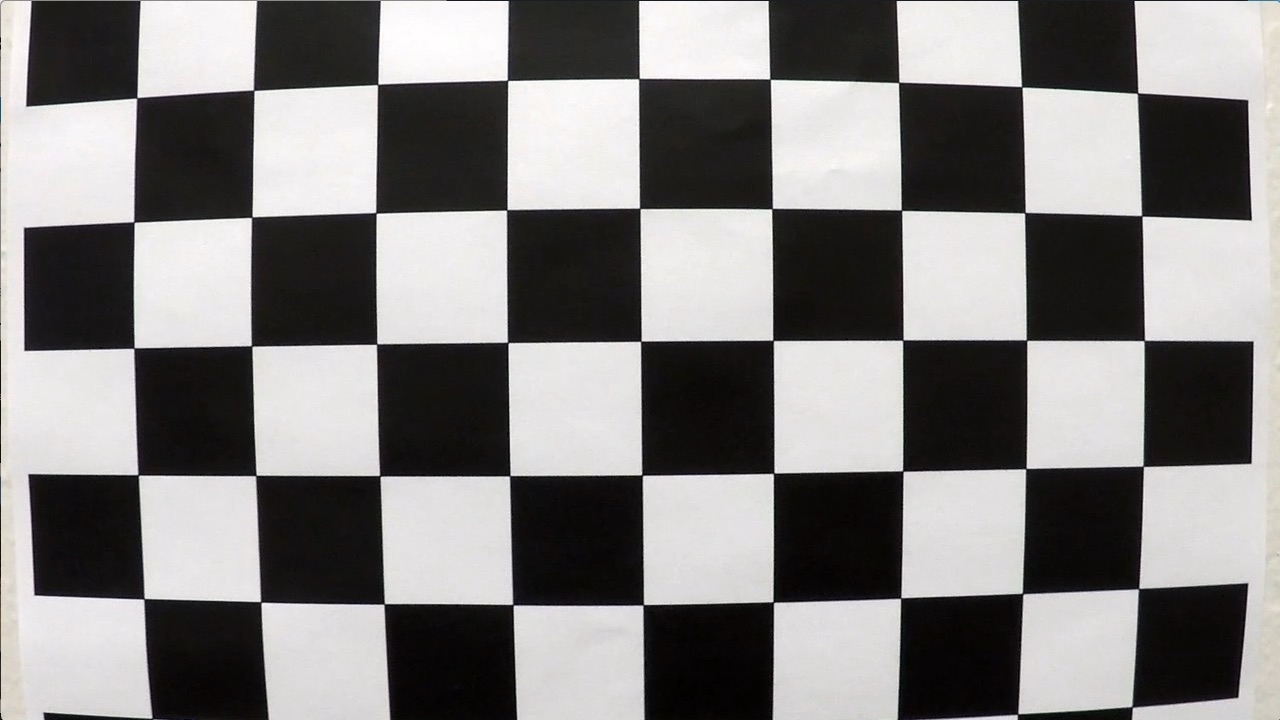
#> input picture camera_cal/calibration1.jpg, 1280 x 720 px; its folder holds 5 pictures in this run
$ python generate_images.py   (older library calls are emulated)
#> lines starting #> are read from the running program, lines starting #| are printed output that depends on the picture; after the words box and inside, x2 and y2 are one past the last pixel; in counts of white or black regions, pixels touching at a corner belong together
### p4.py
import cv2
import numpy as np
import matplotlib.pyplot as plt
import glob
from moviepy.editor import VideoFileClip
import pickle
import os.path

def calibrate_camera(plot=False):
    """Calibrate camera based on chessboard images"""

    # See if we have stored calibration info previously
    calfile = 'camera_cal.pkl'
    if os.path.isfile(calfile):
        data = pickle.load(open(calfile, 'rb'))
        return data[0],data[1]

    # Set up object points
    nx = 9
    ny = 6

    objpoints, imgpoints = [], []

    for imgfile in glob.glob('camera_cal/cal*.jpg'):
        # Read image and convert to grayscale
        img = plt.imread(imgfile)
        gray = cv2.cvtColor(img, cv2.COLOR_RGB2GRAY)

        # Object points
        objp = np.zeros((nx*ny, 3))
        objp[:, :2] = np.mgrid[0:nx, 0:ny].T.reshape(-1, 2)

        # Image points
        ret, corners = cv2.findChessboardCorners(gray, (nx, ny), None)
        print("Calibrating with {:20} returned {}".format(imgfile, ret))

        if ret:
            objpoints.append(objp.astype('float32'))
            imgpoints.append(corners.astype('float32'))

            # Plot if requested
            if plot:
                img = cv2.drawChessboardCorners(img, (nx,ny), corners, ret)
                plt.imshow(img)
                plt.show()

    # Now calibrate camera
    ret, mtx, dist, rvecs, tvecs = cv2.calibrateCamera(objpoints, imgpoints, img.shape[:2],None,None)

    # Store in calfile for future
    data = [mtx,dist]
    pickle.dump(data, open(calfile, 'wb'))

    return mtx, dist


def undistort_image(img, mtx, dist):
    """Returns an undistorted image given camera matrix and distortion coeffs"""
    return cv2.undistort(img,mtx,dist,None,mtx)

def transform_binary(img, sobel_kernel=3, s_thresh=(150, 255), sx_thresh=(20, 100)):
    """Canny-like transform to binary image"""

    # Convert to HSV color space and separate the V channel
    hls = cv2.cvtColor(img, cv2.COLOR_RGB2HLS).astype(np.float)
    l_channel = hls[:, :, 1]
    s_channel = hls[:, :, 2]

    # Sobel
    sobelx = cv2.Sobel(l_channel, cv2.CV_64F, 1, 0, ksize=sobel_kernel) # Take the derivative in x
    #sobely = cv2.Sobel(l_channel, cv2.CV_64F, 0, 1, ksize=sobel_kernel) # Take the derivative in y

    abs_sobelx = np.absolute(sobelx) # Absolute x derivative to accentuate lines away from horizontal
    scaled_sobel = np.uint8(255*abs_sobelx/np.max(abs_sobelx))

    # Threshold x gradient
    sxbinary = np.zeros_like(scaled_sobel)
    sxbinary[(scaled_sobel >= sx_thresh[0]) & (scaled_sobel <= sx_thresh[1])] = 1

    # Threshold color channel
    s_binary = np.zeros_like(s_channel)
    s_binary[(s_channel >= s_thresh[0]) & (s_channel <= s_thresh[1])] = 1

    combined_binary = np.zeros_like(s_binary,np.uint8)
    combined_binary[(s_binary == 1) | (sxbinary == 1)] = 255

    color_binary = np.dstack((combined_binary,combined_binary,combined_binary))

    # pick from colors

    # hls = cv2.cvtColor(img, cv2.COLOR_RGB2HLS)
    # yellow = cv2.inRange(hls,(10,0,200),(40,200,255))
    # white =  cv2.inRange(hls,(10,200,150),(40,250,255))

    hsv = cv2.cvtColor(img, cv2.COLOR_RGB2HSV)
    yellow = cv2.inRange(hsv,(0,100,100),(50,255,255))
    white =  cv2.inRange(hsv,(20,0,180),(255,80,255))
    yw = yellow | white | combined_binary
    yw_color = np.dstack((yw,yw,yw))

    return yw_color #color_binary

def perspective_transform(xsize,ysize):
    """Transforms the camera image to top-down view"""
    # src = np.float32(
    #     [[610, 440],
    #      [670, 440],
    #      [1041, 678],
    #      [265, 678]])

    x1 = 580
    x2 = 265
    y1 = 460
    y2 = 40
    src = np.float32(
        [[x1, y1],
         [xsize-x1, y1],
         [xsize-x2+35, ysize-y2],
         [x2, ysize-y2]])

    xoff, yoff = 300, 0
    dst = np.float32(
        [[xoff, yoff],
         [xsize-xoff, yoff],
         [xsize-xoff, ysize-yoff],
         [xoff, ysize-yoff]])
    M = cv2.getPerspectiveTransform(src, dst)
    Minv = cv2.getPerspectiveTransform(dst, src)

    return M, Minv, src, dst

# [24 lines left out: function detect_lanelines_near, not called in this run]

def detect_lanelines_swin(binary_warped):
    """This part of the code was based on Udacity module content"""
    # Assuming you have created a warped binary image called "binary_warped"

    ny, nx = binary_warped.shape

    # Take a histogram of the bottom half of the image
    histogram = np.sum(binary_warped[int(0.75*ny):, :], axis=0)

    # Create an output image to draw on and  visualize the result
    out_img = np.dstack((binary_warped, binary_warped, binary_warped)) #* 255

    # Find the peak of the left and right halves of the histogram
    # These will be the starting point for the left and right lines
    midpoint = np.int(histogram.shape[0] / 2)
    leftx_base = np.argmax(histogram[:midpoint])
    rightx_base = np.argmax(histogram[midpoint:]) + midpoint

    # Space out base points
    if abs((rightx_base-leftx_base)-680) > 50:
        rightx_base = leftx_base + 680

    # Choose the number of sliding windows
    nwindows = 11

    # Set height of windows
    window_height = np.int(binary_warped.shape[0] / nwindows)

    # Identify the x and y positions of all nonzero pixels in the image
    nonzero = binary_warped.nonzero()
    nonzeroy = np.array(nonzero[0])
    nonzerox = np.array(nonzero[1])

    # Current positions to be updated for each window
    leftx_current = leftx_base
    rightx_current = rightx_base

    # Set the width of the windows +/- margin
    margin = 100

    # Set minimum number of pixels found to recenter window
    minpix = 50

    # Create empty lists to receive left and right lane pixel indices
    left_lane_inds = []
    right_lane_inds = []

    # Step through the windows one by one
    count, lcount, rcount = 0, 0, 0
    for window in range(nwindows):
        count += 1
        # Identify window boundaries in x and y (and right and left)
        win_y_low = binary_warped.shape[0] - (window + 1) * window_height
        win_y_high = binary_warped.shape[0] - window * window_height
        win_xleft_low = leftx_current - margin
        win_xleft_high = leftx_current + margin
        win_xright_low = rightx_current - margin
        win_xright_high = rightx_current + margin

        # Draw the windows on the visualization image
        cv2.rectangle(out_img, (win_xleft_low, win_y_low), (win_xleft_high, win_y_high), (0, 255, 0), 2)
        cv2.rectangle(out_img, (win_xright_low, win_y_low), (win_xright_high, win_y_high), (0, 255, 0), 2)

        # Identify the nonzero pixels in x and y within the window
        good_left_inds = ((nonzeroy >= win_y_low) &
                          (nonzeroy < win_y_high) &
                          (nonzerox >= win_xleft_low) &
                          (nonzerox < win_xleft_high)).nonzero()[0]

        good_right_inds = ((nonzeroy >= win_y_low) &
                           (nonzeroy < win_y_high) &
                           (nonzerox >= win_xright_low) &
                           (nonzerox < win_xright_high)).nonzero()[0]

        # Append these indices to the lists
        left_lane_inds.append(good_left_inds)
        right_lane_inds.append(good_right_inds)

        # If you found > minpix pixels, recenter next window on their mean position
        if len(good_left_inds) > minpix:
            leftx_current = np.int(np.mean(nonzerox[good_left_inds]))
        if len(good_right_inds) > minpix:
            rightx_current = np.int(np.mean(nonzerox[good_right_inds]))

        lcount += len(good_left_inds)
        rcount += len(good_right_inds)
        #print("Window #{}, Lpixels = {}, Rpixels = {}".format(count,lcount,rcount))
        #if lcount>20000 or rcount>20000:
        #    break
        if win_xleft_low<=5 or win_xright_high>=(nx-5):
            break

    # Concatenate the arrays of indices
    left_lane_inds = np.concatenate(left_lane_inds)
    right_lane_inds = np.concatenate(right_lane_inds)

    # Extract left and right line pixel positions
    leftx = nonzerox[left_lane_inds]
    lefty = nonzeroy[left_lane_inds]
    rightx = nonzerox[right_lane_inds]
    righty = nonzeroy[right_lane_inds]

    # Fit a second order polynomial to each
    try:
        left_fit = np.polyfit(lefty, leftx, 2)
        right_fit = np.polyfit(righty, rightx, 2)
        #print(left_fit,right_fit)
    except TypeError:
        left_fit = [0.0, 0.0, -200.0]
        right_fit = [0.0, 0.0, 450.0]

    return left_fit, right_fit, out_img, len(leftx), len(lefty)

def static_vars(**kwargs):
    def decorate(func):
        for k in kwargs:
            setattr(func, k, kwargs[k])
        return func
    return decorate

@static_vars(old_left_fit=None, old_right_fit=None, old_nleft=0, old_nright=0)
def detect_lanelines(binary_warped,alpha=1.0,average_curves=True):
    olf = detect_lanelines.old_left_fit
    orf = detect_lanelines.old_right_fit

    # The lane-detection frmo previous curve does not work properly when there is too much deviation
    #left_fit, right_fit, out_img = detect_lanelines_near(binary_warped, olf, orf)

    # Detect using moving windows
    left_fit, right_fit, out_img, nleft, nright = detect_lanelines_swin(binary_warped)

    if olf is None or orf is None:
        olf = left_fit
        orf = right_fit

    pix_threshold1 = 15000
    pix_threshold2 = 10000
    lane_width = 680
    if nleft>pix_threshold1 and nright>pix_threshold1:
        # Very good confidence in both curves
        left_fit[0] = np.average([left_fit[0],right_fit[0]])
        right_fit[0] = left_fit[0]
        left_fit[1] = np.average([left_fit[1],right_fit[1]])
        right_fit[1] = left_fit[1]

        # Don't get lanes shift too much
        center = np.average([left_fit[2],right_fit[2]])
        left_fit[2] = center - lane_width/2.0
        right_fit[2] = center + lane_width/2.0
    elif nleft>pix_threshold2:
        # Good confidence in left curve
        right_fit[:2] = left_fit[:2]
        right_fit[2] = left_fit[2] + lane_width

    elif nright>pix_threshold2:
        # Good confidence in right curve
        left_fit[:2] = right_fit[:2]
        left_fit[2] = right_fit[2] - lane_width

    else:
        # No confidence in either. Use old values
        left_fit = olf
        right_fit = orf

    detect_lanelines.old_left_fit = left_fit
    detect_lanelines.old_right_fit = right_fit
    detect_lanelines.old_nleft = nleft
    detect_lanelines.old_nright = nright


    return left_fit, right_fit, out_img

# [22 lines left out: function curvature, not called in this run]


def overlay_lane(undistorted, left_fit, right_fit, Minv):

    ny, nx, nc = undistorted.shape

    lfit = lambda y: left_fit[0] * (y**2) + left_fit[1] * y + left_fit[2]
    rfit = lambda y: right_fit[0] * (y**2) + right_fit[1] * y + right_fit[2]

    # Generate x and y values for plotting
    ybar = np.linspace(0, undistorted.shape[0] - 1, undistorted.shape[0])
    lxbar = lfit(ybar)
    rxbar = rfit(ybar)

    # Generate an overlay from left and right lanes
    n = len(ybar)
    polypoints = np.zeros((2*n, 2))
    polypoints[:n, 0] = lxbar
    polypoints[:n, 1] = ybar
    polypoints[n:, 0] = rxbar[-1::-1]
    polypoints[n:, 1] = ybar[-1::-1]

    overlay = np.zeros_like(undistorted)
    output = undistorted.copy()

    cv2.fillPoly(overlay, np.int32([polypoints]), (0, 255, 0))

    # Draw lane lines
    for i in range(n-1):
        x1,y1 = np.int(lxbar[i]), np.int(ybar[i])
        x2,y2 = np.int(lxbar[i+1]),np.int(ybar[i+1])
        cv2.line(overlay, (x1, y1), (x2, y2),(255,255,255),30)
        x1,y1 = np.int(rxbar[i]), np.int(ybar[i])
        x2,y2 = np.int(rxbar[i+1]),np.int(ybar[i+1])
        cv2.line(overlay, (x1, y1), (x2, y2),(255,255,255),30)

    # Draw offset points
    y0 = ny-5
    x0 = np.int(0.5*(lfit(y0) + rfit(y0)))
    cv2.drawMarker(overlay,(x0,y0),(255,0,0),cv2.MARKER_TRIANGLE_UP,
                  markerSize=10, thickness=1, line_type=cv2.LINE_AA)

    y1 = ny-5
    x1 = np.int(nx/2)+25
    cv2.drawMarker(overlay, (x1, y1), (0, 0, 255), cv2.MARKER_CROSS,
                   markerSize=5, thickness=1, line_type=cv2.LINE_AA)

    xfac = 3.7/700 # Pixel to meters (Y)
    yfac = 100.0/720 # Pixel to meters (X)
    offset_distance = np.round((x0-x1)*xfac,2)

    # Curvature
    yvals = np.array([ny, 0.75*ny, 0.5*ny])
    xvals = lfit(yvals)

    xnew = xvals*xfac
    ynew = yvals*yfac
    fitnew = np.polyfit(ynew,xnew,2)

    A = fitnew[0]
    B = fitnew[1]
    yeval = y1*yfac/2.0

    rcurve = ((1 + (2*A*yeval+B)**2)**1.5) / np.absolute(2*A)
    rcurve = np.round(rcurve,2)
    overlay_unwarp = cv2.warpPerspective(overlay, Minv, (nx, ny), flags=cv2.INTER_LINEAR)

    # apply the overlay
    overlaid=cv2.addWeighted(output, 1, overlay_unwarp, 0.3, 0)

    return overlaid,overlay,overlay_unwarp, offset_distance, rcurve

# [116 lines left out: functions pipeline, process_video, diag_screen, not called in this run]


# [5 lines that do not run on import are left out]

    # [7 lines of commented-out code are left out]

### generate_images.py
from p4 import *
import glob

def plot2(img1,img2,caption1,caption2):
    fig1 = plt.figure(figsize=(12, 4))

    plt.subplot(1, 2, 1)
    plt.imshow(img1)
    plt.xlabel(caption1)

    plt.subplot(1, 2, 2)
    plt.imshow(img2)
    plt.xlabel(caption2)

    return fig1

def draw_points(img,pts):
    mt = cv2.MARKER_SQUARE
    out = np.copy(img)
    for i in range(4):
        pt = tuple(pts[i,:])
        out = cv2.drawMarker(out, pt, (255, 0, 0),
                             markerType=mt, markerSize=10, thickness=4, line_type=cv2.LINE_AA)
    return out


if __name__=='__main__':
    # Distortion correction
    imgfile = 'camera_cal/calibration1.jpg'
    img = plt.imread(imgfile)
#> img is the input picture: shape (720, 1280, 3); mean R, G, B 130.1, 128.4, 127.8
    mtx, dist = calibrate_camera()
#> in calibrate_camera, `ret, corners = cv2.findChessboardCorners(gray, (nx, ny), None)`: ret = False; corners = None
#| Calibrating with camera_cal/calibration1.jpg returned False
    undistorted=undistort_image(img, mtx, dist)
    fig1 = plot2(img, undistorted, imgfile, 'undistorted')
    fig1.savefig('output_images/figure_1.png')

    # Distortion correction
    for imgfile in glob.glob('test_images/test3.jpg'):
        #imgfile = 'test_images/test3.jpg'
        img = plt.imread(imgfile)
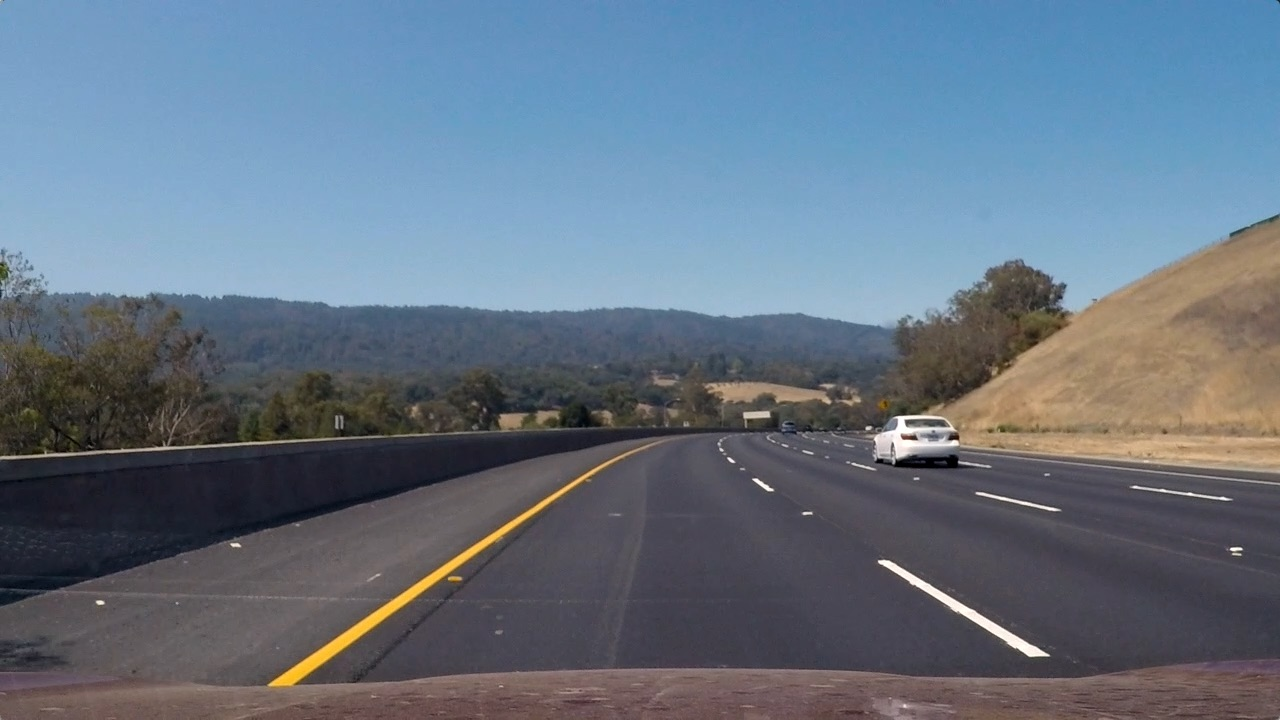
#> input picture test_images/test3.jpg, 1280 x 720 px
#> img is the input picture: shape (720, 1280, 3); mean R, G, B 101.1, 115.3, 130.7
        mtx, dist = calibrate_camera()
        undistorted=undistort_image(img, mtx, dist)
        fig2 = plot2(img, undistorted, imgfile, 'undistorted')
        fig2.savefig('output_images/figure_2.png')

        # Binary transformation (gradient, sobel operations)
        lane_pixels = transform_binary(undistorted)
#> in transform_binary, `sobelx = cv2.Sobel(l_channel, cv2.CV_64F, 1, 0, ksize=sobel_kernel)`:
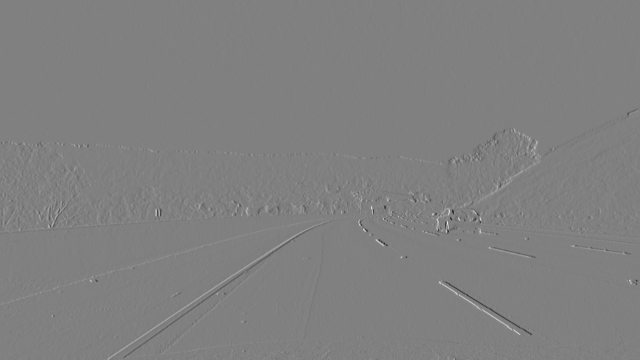
#> sobelx: shape (720, 1280) float64 (shown at 1/2 size); min -577, max 569, mean 0.1; drawn with min black and max white
#> in transform_binary, `yellow = cv2.inRange(hsv,(0,100,100),(50,255,255))`:
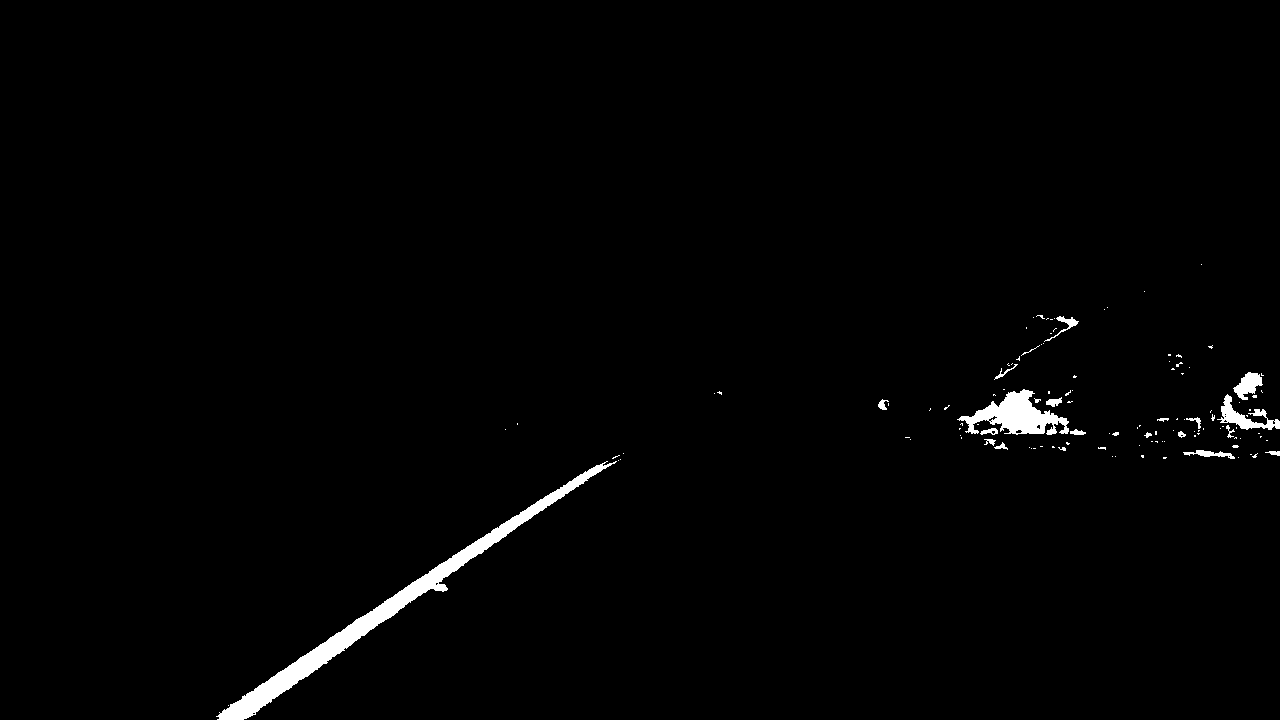
#> yellow: shape (720, 1280); 1.3% white; 122 white regions (101 under 20 px), largest, box (x1, y1, x2, y2) and area: (216, 461, 617, 720) 6754, (957, 389, 1069, 435) 2393, (1217, 394, 1280, 430) 760
        fig3 = plot2(undistorted,lane_pixels,imgfile,'Thresholded/binary')
        fig3.savefig('output_images/figure_3.png')

        # Perspective transformation
        ysize, xsize, nc = img.shape
        M, Minv, src, dst = perspective_transform(xsize, ysize)
        binary_warped = cv2.warpPerspective(lane_pixels, M, (xsize, ysize), flags=cv2.INTER_LINEAR)
        undist_warped = cv2.warpPerspective(undistorted, M, (xsize, ysize), flags=cv2.INTER_LINEAR)
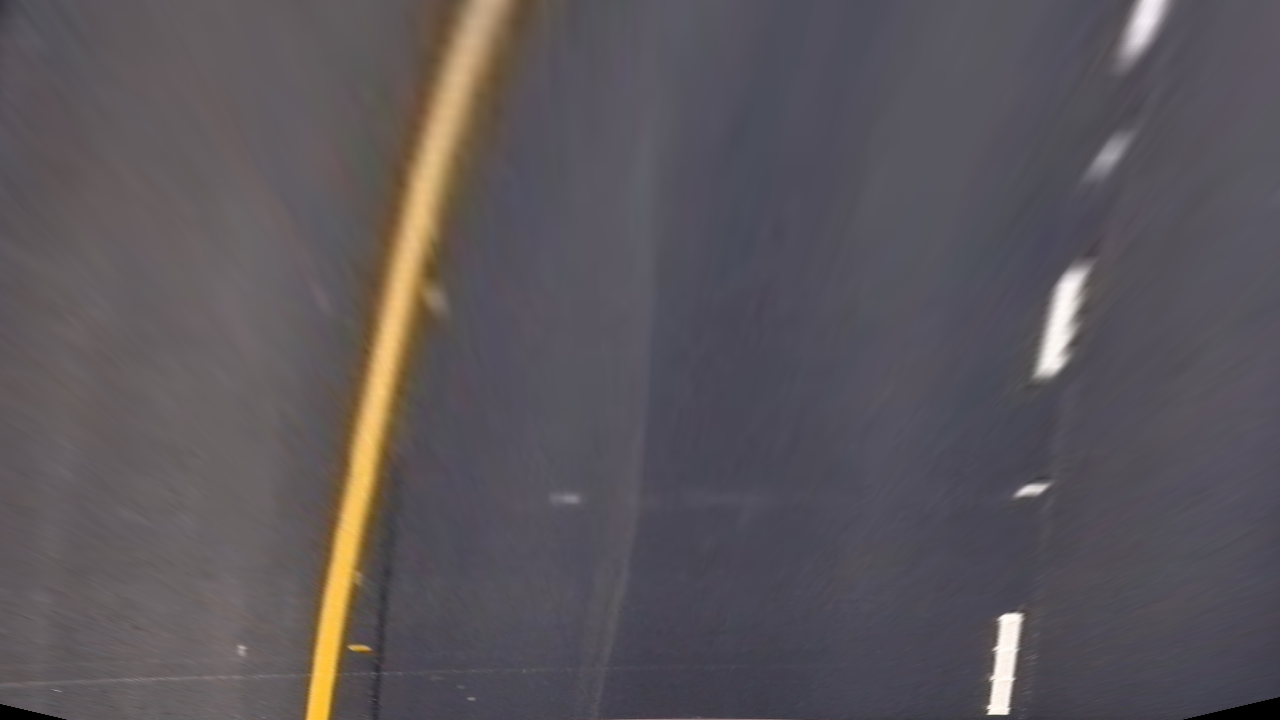
#> undist_warped: shape (720, 1280, 3); mean R, G, B 90.8, 85.7, 90.2
        simg = draw_points(undistorted,src)
#> (the rest of the program and of its run is left out)
